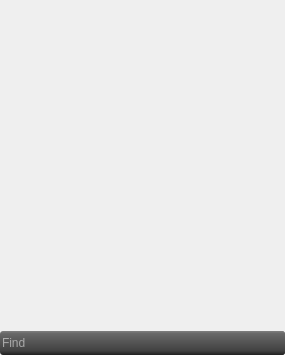
<?xml version="1.0" encoding="UTF-8"?>
<ui version="4.0">
 <class>Form</class>
 <widget class="QWidget" name="Form">
  <property name="geometry">
   <rect>
    <x>0</x>
    <y>0</y>
    <width>285</width>
    <height>355</height>
   </rect>
  </property>
  <property name="windowTitle">
   <string>Form</string>
  </property>
  <layout class="QGridLayout" name="gridLayout">
   <property name="margin">
    <number>0</number>
   </property>
   <property name="spacing">
    <number>0</number>
   </property>
   <item row="0" column="0">
    <widget class="QStackedWidget" name="sw_outline">
     <property name="lineWidth">
      <number>0</number>
     </property>
    </widget>
   </item>
   <item row="1" column="0">
    <widget class="QFrame" name="fr_find">
     <property name="styleSheet">
      <string notr="true">QFrame#fr_find{
background-color: qlineargradient(spread:pad, x1:1, y1:1, x2:1, y2:0, stop:0.00995025 rgba(34, 34,34, 255), stop:0.174129 rgba(65, 65, 65, 255), stop:0.890547 rgba(104, 104, 104, 255), stop:1 rgba(128, 128, 128, 255));
color:white;
border:0px;
border-radius:3px;
}</string>
     </property>
     <property name="frameShape">
      <enum>QFrame::NoFrame</enum>
     </property>
     <property name="frameShadow">
      <enum>QFrame::Raised</enum>
     </property>
     <layout class="QGridLayout" name="gridLayout_9">
      <property name="margin">
       <number>0</number>
      </property>
      <property name="spacing">
       <number>0</number>
      </property>
      <item row="0" column="0">
       <widget class="QLineEdit" name="le_find">
        <property name="minimumSize">
         <size>
          <width>150</width>
          <height>24</height>
         </size>
        </property>
        <property name="styleSheet">
         <string notr="true">background:transparent;
border:0px;
color:white;</string>
        </property>
        <property name="placeholderText">
         <string>Find</string>
        </property>
       </widget>
      </item>
      <item row="0" column="1">
       <widget class="QPushButton" name="b_find_close">
        <property name="maximumSize">
         <size>
          <width>16777215</width>
          <height>25</height>
         </size>
        </property>
        <property name="toolTip">
         <string>Hide Find</string>
        </property>
        <property name="styleSheet">
         <string notr="true">QPushButton {
background-color: qlineargradient(spread:pad, x1:1, y1:1, x2:1, y2:0, stop:0.00995025 rgba(34, 34,34, 255), stop:0.174129 rgba(65, 65, 65, 255), stop:0.890547 rgba(104, 104, 104, 255), stop:1 rgba(128, 128, 128, 255));
border-top-right-radius:3px;
border-bottom-right-radius:3px;
}
QPushButton:hover,QToolButton:hover {
	background-color: qlineargradient(spread:pad, x1:0.98, y1:1, x2:1, y2:0, stop:0 rgba(138, 138, 138, 255), stop:0.0646766 rgba(157, 157, 157, 255), stop:0.935323 rgba(198, 198, 198, 255), stop:1 rgba(231, 231, 231, 255));
}</string>
        </property>
        <property name="text">
         <string/>
        </property>
        <property name="icon">
         <iconset>
          <normaloff>../../img/close_hover.png</normaloff>../../img/close_hover.png</iconset>
        </property>
       </widget>
      </item>
     </layout>
    </widget>
   </item>
  </layout>
 </widget>
 <resources/>
 <connections>
  <connection>
   <sender>b_find_close</sender>
   <signal>clicked()</signal>
   <receiver>fr_find</receiver>
   <slot>hide()</slot>
   <hints>
    <hint type="sourcelabel">
     <x>272</x>
     <y>345</y>
    </hint>
    <hint type="destinationlabel">
     <x>246</x>
     <y>329</y>
    </hint>
   </hints>
  </connection>
 </connections>
</ui>
